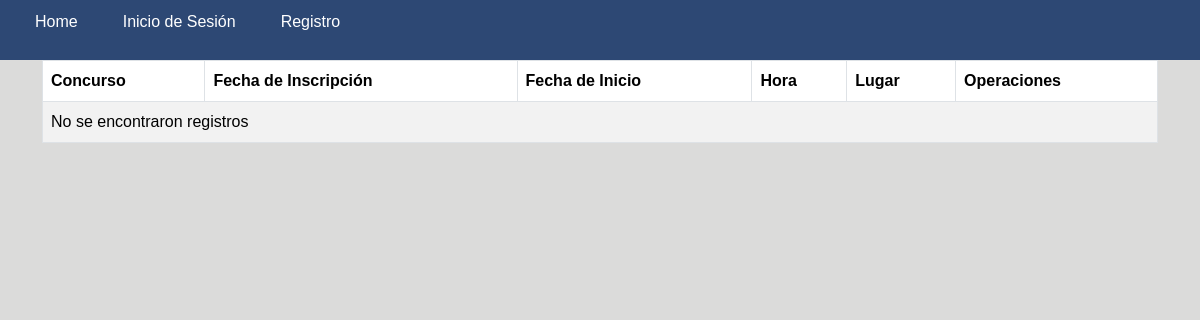
/Vista/ListaConcursos.php, run on an earlier commit of the app's database.
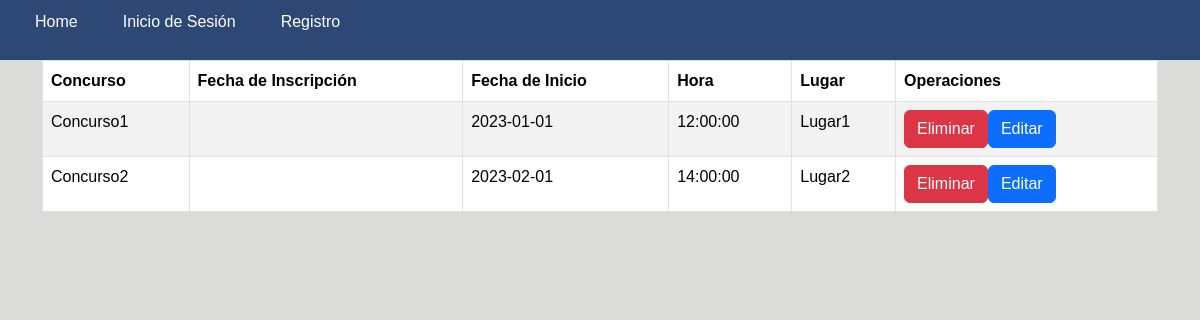
And on a later commit of the database.
### tables this page shows
create table
    Concursos (
        IdC int auto_increment,
        NombreC varchar(50) not null,
        FechaC date not null,
        HoraC time not null,
        LugarC varchar(50) not null,
        Institucion varchar(50) not null,
        primary key (IdC),
        foreign key (Institucion) references Instituciones (NombreI)
    );

### datos/conexion.php (called while the page is built)
<?php
class Conexion
{
    private static $servidor = 'localhost' ;
    private static $db = 'Coding' ;
    private static $usuario = 'root';
    private static $password = 'root';
    private static $puerto = '3306';
    private static $conexion  = null;
    public static function conectar()
    {
        if (self::$conexion==null)
        {
            try
            {
                self::$conexion =  new PDO( "mysql:host=".self::$servidor.";port=".self::$puerto.";dbname=".self::$db, self::$usuario, self::$password);
                self::$conexion->setAttribute(PDO::ATTR_ERRMODE, PDO::ERRMODE_EXCEPTION);
            }
            catch(PDOException $e)
            {
                exit($e->getMessage());
            }
        }
        return self::$conexion;
    }
    public static function desconectar()
    {
        self::$conexion = null;
    }
}
?>

### datos/daoConcursos.php (called while the page is built, shortened)
<?php
require_once('conexion.php');
class DAOConcursos
{
    private $conexion;
    private function conectar()
    {
        try {
            $this->conexion = Conexion::conectar();
        } catch (Exception $e) {
            die($e->getMessage());
        }
    }
    public function obtenerTodos()
    {
        try {
            $lista = array();
            $sentenciaSQL = $this->conexion->prepare("SELECT * FROM Concursos");
            $sentenciaSQL->execute();
            $resultado = $sentenciaSQL->fetchAll(PDO::FETCH_OBJ);
            foreach ($resultado as $row) {
                $obj = new Concursos();
                $obj->IdC = $row->IdC;
                $obj->NombreC = $row->NombreC;
                $obj->FechaI = $row->FechaI;
                $obj->FechaC = $row->FechaC;
                $obj->HoraC = $row->HoraC;
                $obj->LugarC = $row->LugarC;
                $lista[] = $obj;
            }
            return $lista;
        } catch (PDOException $e) {
            return null;
        } finally {
            Conexion::desconectar();
        }
    }
}

### Vista/ListaConcursos.php (the view, shortened to what this page needs)
<!DOCTYPE html>
<html lang="en">
<head>
    <link rel="stylesheet" href="css/bootstrap.min.css">
    <link rel="stylesheet" href="../dt/DataTables-1.13.6/css/dataTables.bootstrap5.min.css">
    <link rel="stylesheet" href="../dt/Buttons-2.4.2/css/buttons.bootstrap5.min.css">
</head>
<body>
    <?php
    require('../Principal/menu.php');
    require('../datos/conexion.php');
    require('../datos/daoConcursos.php');
    $daoConcursos = new DAOConcursos();
    $concursos = $daoConcursos->obtenerTodos();
    ?>
<div class="container">
        <table id="lista" class="table table-striped table-bordered">
            <thead>
                <tr>
                    <th>Concurso</th>
                    <th>Fecha de Inscripción</th>
                    <th>Fecha de Inicio</th>
                    <th>Hora</th>
                    <th>Lugar</th>
                    <th>Operaciones</th>
                </tr>
            </thead>
            <tbody>
                <?php
                if ($concursos) {
                    foreach ($concursos as $concurso) {
                        echo "<tr><td>{$concurso->NombreC}</td>",
                        "<td>{$concurso->FechaI}</td>",
                        "<td>{$concurso->FechaC}</td>",
                        "<td>{$concurso->HoraC}</td>",
                        "<td>{$concurso->LugarC}</td>",
                        "<td>",
                        "<button class='btn btn-danger btn-eliminar' data-idc='{$concurso->IdC}' data-nombre='{$concurso->NombreC}'>Eliminar</button>",
                        "<button class='btn btn-primary btn-editar' data-idc='{$concurso->IdC}'>Editar</button>",
                        "</td>",
                        "</tr>";
                    }
                } else {
                    echo "<tr><td colspan='6'>No se encontraron registros</td></tr>";
                }
                ?>
            </tbody>
        </table>
    </div>
</body>
</html>

What changed in the data, as far as the page shows it:
added concursos: NombreC "Concurso1", FechaC "2023-01-01", HoraC "12:00:00", LugarC "Lugar1"
added concursos: NombreC "Concurso2", FechaC "2023-02-01", HoraC "14:00:00", LugarC "Lugar2"
Also different on the page:
text no longer shown: "No se encontraron registros"
